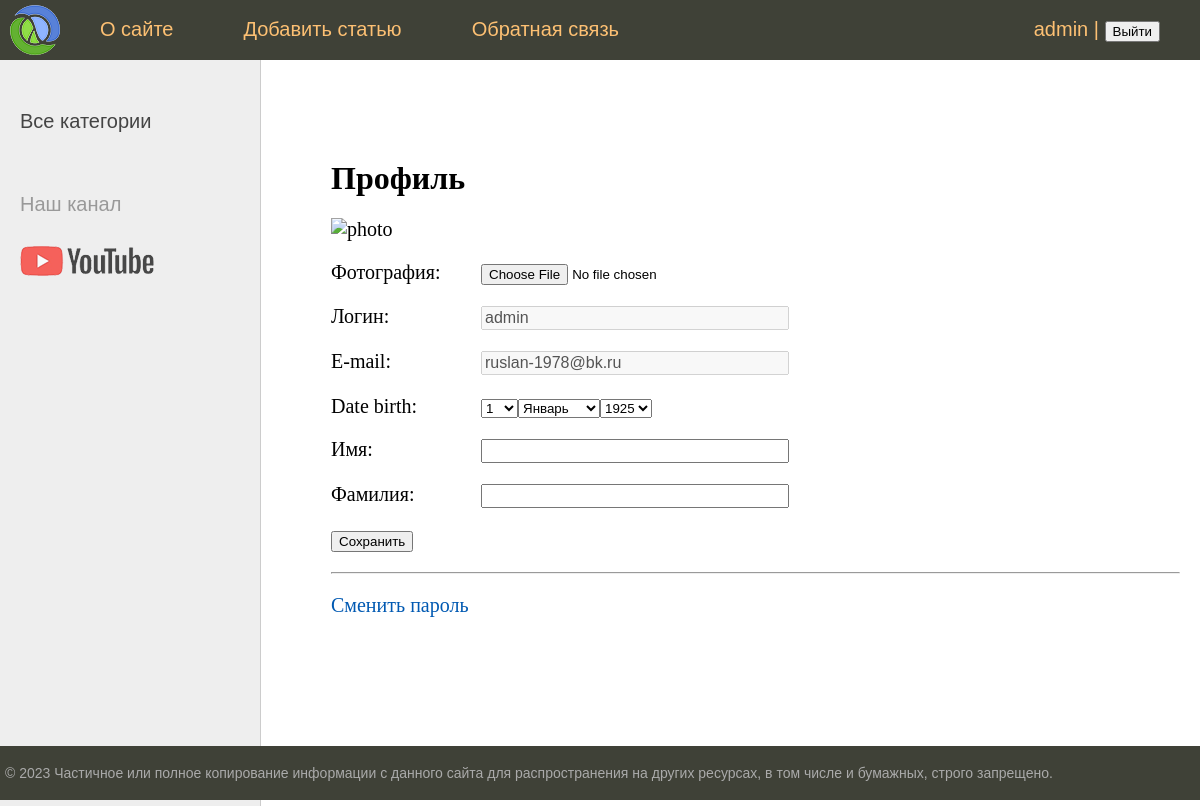
/users/profile/ (signed in), run on the app's committed database.
### users/models.py (models this page shows)
class User(AbstractUser):
    photo = models.ImageField(upload_to="users/%Y/%m/%d/", blank=True, null=True, verbose_name="Фотография")
    date_birth = models.DateTimeField(blank=True, null=True, verbose_name="Дата рождения")

### users/views.py (the view, shortened to what this page needs)
# urls.py: path('profile/', views.ProfileUser.as_view(), name='profile'),
class ProfileUser(LoginRequiredMixin, UpdateView):
    model = get_user_model()
    form_class = ProfileUserForm
    template_name = 'users/profile.html'
    extra_context = {
        'title': "Профиль пользователя",
        'default_image': settings.DEFAULT_USER_IMAGE,
    }
    def get_object(self, queryset=None):
        return self.request.user

### users/forms.py
class ProfileUserForm(forms.ModelForm):
    username = forms.CharField(disabled=True, label='Логин', widget=forms.TextInput(attrs={'class': 'form-input'}))
    email = forms.CharField(disabled=True, label='E-mail', widget=forms.TextInput(attrs={'class': 'form-input'}))
    this_year = datetime.date.today().year
    date_birth = forms.DateField(widget=forms.SelectDateWidget(years=tuple(range(this_year-100, this_year-5))))
    class Meta:
        model = get_user_model()
        fields = ['photo', 'username', 'email', 'date_birth', 'first_name', 'last_name']
        labels = {
            'first_name': 'Имя',
            'last_name': 'Фамилия',
        }
        widgets = {
            'first_name': forms.TextInput(attrs={'class': 'form-input'}),
            'last_name': forms.TextInput(attrs={'class': 'form-input'}),
        }

### users/context_processors.py (called while the page is built)
def get_women_context(request):
    return {'mainmenu': menu}

### women/templatetags/women_tags.py (called while the page is built)
@register.inclusion_tag('women/list_categories.html')
def show_categories(cat_selected=0):
    cats = Category.objects.annotate(total=Count("posts")).filter(total__gt=0)
    return {'cats': cats, 'cat_selected': cat_selected}

@register.inclusion_tag('women/list_tags.html')
def show_all_tags():
    return {'tags': TagPost.objects.annotate(total=Count("tags")).filter(total__gt=0)}

### users/templates/users/profile.html (shortened to what this page needs)
{% extends 'base.html' %}
{% block content %}
<h1>Профиль</h1>
<form method="post" enctype="multipart/form-data">
  {% if user.photo %}
  <p><img src="{{ user.photo.url }}" alt="photo"></p>
  {% else %}
  <p><img src="{{ default_image }}" alt="photo"></p>
  {% endif %}
    {% for f in form %}
    <p><label class="form-label" for="{{ f.id_for_label }}">{{f.label}}: </label>{{ f }}</p>
    {% endfor %}
    <p><button type="submit">Сохранить</button></p>
</form>
<hr>
<p><a href="{% url 'users:password_change' %}">Сменить пароль</a></p>
{% endblock %}

### templates/base.html (shortened to what this page needs)
{% load static %}
{% load women_tags %}
<!DOCTYPE html>
<html>
<head>
	<link type="text/css" href="{% static 'women/css/styles.css' %}" rel="stylesheet" />
</head>
<body>
<table class="table-page" border=0 cellpadding="0" cellspacing="0">
<tr><td valign=top>
{% block mainmenu %}
		<div class="header">
			<ul id="mainmenu" class="mainmenu">
			<li class="logo"><a href="{% url 'home' %}"><div class="logo"></div></a></li>
{% for m in mainmenu %}
				<li><a href="{% url m.url_name %}">{{m.title}}</a></li>
{% endfor %}
{% if user.is_authenticated %}
	<li class="last"><a href="{% url 'users:profile' %}">{{ user.username }}</a> | <form style="display:inline-block" method="post" action="{% url 'users:logout' %}"> {% csrf_token %}
		<button type="submit">Выйти</button></form></li>
{% else %}
				<li class="last"><a href="{% url 'users:login' %}">Войти</a> | <a href="{% url 'users:register' %}">Регистрация</a></li>
{% endif %}
			</ul>
		</div>
{% endblock mainmenu %}
<table class="table-content" border=0 cellpadding="0" cellspacing="0">
<tr>
	<td valign="top" class="left-chapters">
	<ul id="leftchapters">
		{% if cat_selected == 0 %}
		<li class="selected">Все категории</li>
		{% else %}
			<li><a href="{% url 'home' %}">Все категории</a></li>
		{% endif %}
		<li class="share">
		<p>Наш канал</p>
		<a class="share-yt" href="https://www.youtube.com/channel/UClJzWfGWuGJL2t-3dYKcHTA/playlists" target="_blank" rel="nofollow"></a>
		</li>
	</ul>
</td>
<td valign="top" class="content">
	<div class="content-text">
{% block content %}
{% endblock %}
	</div>
</td></tr></table>
</td></tr>
<tr><td valign=top>
	<div id="footer">
		<p>&copy; 2023 Частичное или полное копирование информации с данного сайта для распространения на других ресурсах, в том числе и бумажных, строго запрещено.</p>
	</div>
</td></tr></table>
</body>
</html>

### data on the page
User: username "admin", form "admin" "ruslan-1978@bk.ru"

### other printed values
{{ m.title }} "О сайте" "Добавить статью" "Обратная связь"
{{ f.label }} "Фотография" "Логин" "E-mail" "Date birth" "Имя" "Фамилия"
